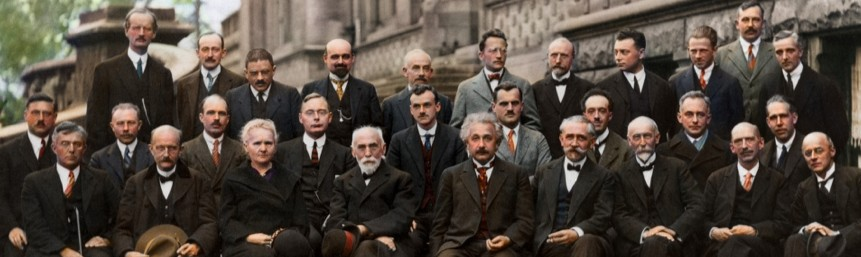
#> input picture SourceCode/faces.jpg, 861 x 257 px, given in place of the camera
$ python Detector_20181224115134.py
#> lines starting #> are read from the running program, lines starting #| are printed output that depends on the picture
### SourceCode/Utils.py
import numpy as np
from PIL import Image
from HaarLikeFeature import FeatureType
from functools import partial
import os
import cv2
from random import shuffle
import pickle
from sklearn.cluster import MeanShift


# [10 lines left out: function loadImages, not called in this run]

def varianceNormalize(img):
    #img = img - img.mean()
    img_std = img.std()
    if(img_std):
        return (img/img.std())
    else:
        return img

# [24 lines left out: functions saveObject, loadObject, preProcess, not called in this run]

def meanShift(points):
    clustering = MeanShift().fit(points)
    return clustering.cluster_centers_


# [55 lines left out: function non_max_suppression_fast, not called in this run]

'''
def reconstruct(classifiers, img_size):
    """
    Creates an image by putting all given classifiers on top of each other
    producing an archetype of the learned class of object.
    """
    image = np.zeros(img_size)
    for c in classifiers:
        # map polarity: -1 -> 0, 1 -> 1
        polarity = pow(1 + c.polarity, 2)/4
        if c.type == FeatureType.TWO_VERTICAL:
            for x in range(c.width):
                sign = polarity
                for y in range(c.height):
                    if y >= c.height/2:
                        sign = (sign + 1) % 2
                    image[c.top_left[1] + y, c.top_left[0] + x] += 1 * sign * c.weight
        elif c.type == FeatureType.TWO_HORIZONTAL:
            sign = polarity
            for x in range(c.width):
                if x >= c.width/2:
                    sign = (sign + 1) % 2
                for y in range(c.height):
                    image[c.top_left[0] + x, c.top_left[1] + y] += 1 * sign * c.weight
        elif c.type == FeatureType.THREE_HORIZONTAL:
            sign = polarity
            for x in range(c.width):
                if x % c.width/3 == 0:
                    sign = (sign + 1) % 2
                for y in range(c.height):
                    image[c.top_left[0] + x, c.top_left[1] + y] += 1 * sign * c.weight
        elif c.type == FeatureType.THREE_VERTICAL:
            for x in range(c.width):
                sign = polarity
                for y in range(c.height):
                    if x % c.height/3 == 0:
                        sign = (sign + 1) % 2
                    image[c.top_left[0] + x, c.top_left[1] + y] += 1 * sign * c.weight
        elif c.type == FeatureType.FOUR:
            sign = polarity
            for x in range(c.width):
                if x % c.width/2 == 0:
                    sign = (sign + 1) % 2
                for y in range(c.height):
                    if x % c.height/2 == 0:
                        sign = (sign + 1) % 2
                    image[c.top_left[0] + x, c.top_left[1] + y] += 1 * sign * c.weight
    image -= image.min()
    image /= image.max()
    image *= 255
    result = Image.fromarray(image.astype(np.uint8))
    return result
'''

### SourceCode/Cascade.py
import AdaBoost as AB
import os
import numpy as np
from math import log
from random import shuffle
import Utils

class Cascade(object):
    def __init__(self,path="../Cascade"):
        self.stages = []
        self.stages_num=0
        self.achieved_fpr_dr = [1.0,1.0]
        self.cascade_path = path
        self.read_prev_stages(path)

    def read_prev_stages(self,path):
        try:
            for stage_file in sorted(os.listdir(path)):
                stage = Utils.loadObject(path+stage_file)
                self.stages.append(stage)
                print(stage_file +" (fpr,dr) = {1}".format(len(self.stages),stage.fpr_dr))
            self.stages_num = len(self.stages)
            if(self.stages_num>0):
                self.achived_fpr_dr = self.stages[-1].fpr_dr # actually stage fpr_dr is all cascade fpr_dr till that stage
            else:
                print("No previous stages read ...")
        except:
            print("No previous stages read ...")
            return

    # [43 lines left out: function train, not called in this run]


    def predict(self,iis):
        """
        This fucntion take list of integral images
        return indices where face exist
        """
        iis=np.array(iis)
        iis_indicies = np.array(range(len(iis)))
        for stage in self.stages:
            result = stage.predict(iis[iis_indicies])
            iis_indicies = iis_indicies[result]
        return iis_indicies

    # [9 lines left out: function evaluate, not called in this run]


### SourceCode/.history/Detector_20181224115134.py
from IntegralImage import toIntegralImage as toII
import cv2
import numpy as np
import random
from sklearn.cluster import MeanShift
from Cascade import Cascade
import itertools
import Utils
from math import floor
from functools import partial
from multiprocessing import Pool
base_detector_width = 24.

# [11 lines left out: function preProcess, not called in this run]

def meanShift(points):
    clustering = MeanShift().fit(points)
    return clustering.cluster_centers_

# [55 lines left out: function non_max_suppression_fast, not called in this run]


def detect(image,Evaluator):
    w_h_pairs=[]
    all_detected_squares = []
    w = 100 # width and height are equals as i will scan image in squares
    h = 100
    offset_w = 30
    offset_h = 30
    image_parts_ranges=[]
    image_parts_values=[]
    while(h < image.shape[0] and w<image.shape[1]):
        r = list(range(0, image.shape[0]-h-1,int(offset_h)))
        c = list(range(0,image.shape[1]-w-1,int(offset_w)))
        new_range =  list(itertools.product(r, c))
        image_parts_ranges += list(itertools.product(r, c))
        image_parts_values += list(map(lambda p: np.array(image[p[0]:p[0]+h, p[1]:p[1]+w]),new_range))
        offset_w -=2
        offset_h -=2
        w = int(round(w*1.25))
        h = int(round(h*1.25))

    # [9 lines of commented-out code are left out]
    print("Processing...")
    ii_parts_values =[cv2.integral(Utils.varianceNormalize(cv2.resize(img,(24,24))))[1:,1:] for img in image_parts_values]
    print("Detectiong...")
    all_detected_squares = [(image_parts_ranges[i],image_parts_values[i].shape) for i in Evaluator.predict(ii_parts_values)]
    print("Done...")
    return all_detected_squares

'''
def detectScaleDetector(ii,Evaluator):
    w_h_pairs=[]
    all_detected_squares = []
    w = 80 # width and height are equals as i will scan image in squares
    h = int(1.25*(w))
    offset_w = 10
    offset_h = 10
    ii_parts_ranges=[]
    ii_parts_values=[]
    while(w < ii.shape[0] and w<ii.shape[1]):
        r = list(range(0, ii.shape[0]-h,offset_h))
        c = list(range(0,ii.shape[1]-w,offset_w))
        ii_parts_ranges = list(itertools.product(r, c))
        ii_parts_values = list(map(lambda p: ii[p[0]:p[0]+h, p[1]:p[1]+w],ii_parts_ranges))
        ii_parts_values = [cv2.resize(ii,(24,24)) for ii in ii_parts_values]
        all_detected_squares += [ii_parts_ranges[i] for i in Evaluator.predict(ii_parts_values,(1,1)] #(w/24.,h/24.)
        offset_w += 1
        offset_h += 1
        if(len(all_detected_squares)):
            w_h_pairs.append((len(all_detected_squares), w,h))
        w = int(round(w*1.5))
    return all_detected_squares,w_h_pairs
'''

def main():
    Evaluator = Cascade('../Cascade/')
    cap = cv2.VideoCapture(0)
    while(True):
        ret,frame = cap.read()
#> frame is the input picture: shape (257, 861, 3); mean B, G, R 61.6, 70.7, 81.1
        gray = cv2.cvtColor(frame, cv2.COLOR_BGR2GRAY)
        #cv2.imshow('frame',gray)
        #cv2.waitKey(0);
        gray = cv2.blur(gray,(5,5))
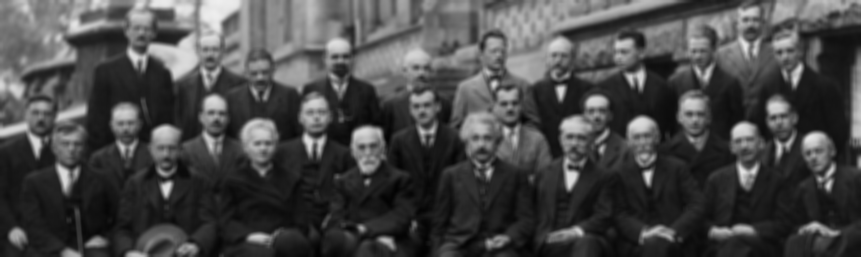
#> gray: shape (257, 861); min 2, max 239, mean 72.8
        recs = detect(gray,Evaluator)
#> after the loop in detect, `while(h < image.shape[0] and w<image.shape[1]):`: image_parts_ranges = 515 pairs, first value 0 to 150, second value 0 to 750; offset_h = 20
#> in varianceNormalize, `img_std = img.std()`: img_std = 43.33
#> in varianceNormalize (call 36), `img_std = img.std()`: img_std = 51.74
#> in varianceNormalize (call 36), `return (img/img.std())`:
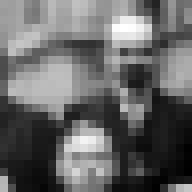
#> returned value: shape (24, 24) float64 (shown 8 times larger); min 0.193, max 4.21, mean 1.82; drawn with min black and max white
#> in varianceNormalize (call 37), `img_std = img.std()`: img_std = 51.49
#> in varianceNormalize (call 37), `return (img/img.std())`:
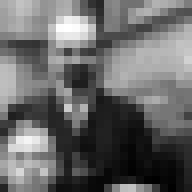
#> returned value: shape (24, 24) float64 (shown 8 times larger); min 0.136, max 4.23, mean 1.82; drawn with min black and max white
#> in varianceNormalize (call 38), `img_std = img.std()`: img_std = 52.21
#> in varianceNormalize (call 38), `return (img/img.std())`:
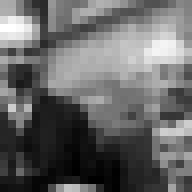
#> returned value: shape (24, 24) float64 (shown 8 times larger); min 0.153, max 4.18, mean 1.78; drawn with min black and max white
#> in varianceNormalize (call 39), `img_std = img.std()`: img_std = 46.99
#> in varianceNormalize (call 39), `return (img/img.std())`:
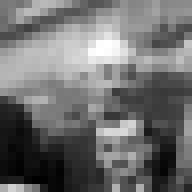
#> returned value: shape (24, 24) float64 (shown 8 times larger); min 0.149, max 4.43, mean 2.02; drawn with min black and max white
#> in varianceNormalize (call 40), `img_std = img.std()`: img_std = 41.97
#> in varianceNormalize (call 40), `return (img/img.std())`:
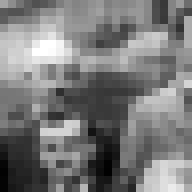
#> returned value: shape (24, 24) float64 (shown 8 times larger); min 0.238, max 4.96, mean 2.5; drawn with min black and max white
#> in detect, `ii_parts_values =[cv2.integral(Utils.varianceNormalize(cv2.resize(img,..`: ii_parts_values = 515 items
#> in predict, `iis_indicies = np.array(range(len(iis)))`: iis_indicies = 515 values from 0 to 514
#> in detect, `all_detected_squares = [(image_parts_ranges[i],image_parts_values[i].s..`: all_detected_squares = 515 items
#> recs = 515 items
        #recs,w_h_pairs = detectFast(toII(Utils.varianceNormalize(gray)),Evaluator)
        recs = np.array([[recs[i][0][1],recs[i][0][0],recs[i][0][1]+recs[i][1][1],recs[i][0][0]+recs[i][1][0]] for i in range(len(recs))])
#> recs = 515 rows, first 6: [0, 0, 100, 100], [30, 0, 130, 100], [60, 0, 160, 100], [90, 0, 190, 100], [120, 0, 220, 100], [150, 0, 250, 100]
        #recs = non_max_suppression_fast(recs,.1)
        [cv2.rectangle(frame,(rec[0],rec[1]),(rec[2],rec[3]), (255, 0, 0), 2) for rec in recs ]
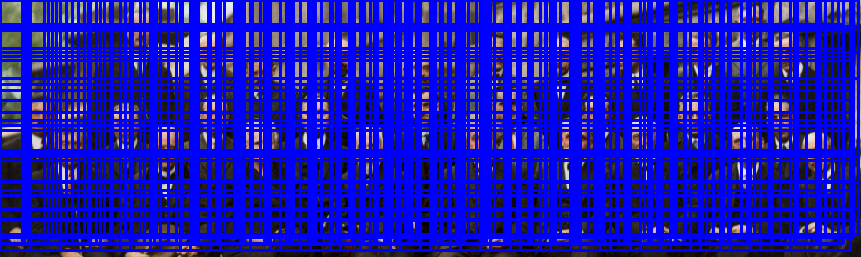
#> frame: shape (257, 861, 3); mean B, G, R 200.1, 19.7, 22.5
        cv2.imshow('frame',frame)

        if(cv2.waitKey(1) & 0xFF == ord('q')):
#> (key q is pressed here)
            break

    cap.release()
    cv2.destroyAllWindows()

if __name__ == "__main__":
    main()


"""
    Take raw frame before any previos processiong just in gray lvl
    return hand's postion as x,y,w,h

    w=30
    h=30
    doubts=[]
    imagnge(len(res)):
        if(res[i]==1):
                doubts.append(pos_of_images_to_detect[i])
                doubts2.append(rec_of_images_to_detect[i])
    print("Num of Scanned:{0}\nNum of TP:{1}\nNum of FN:{2}\n ".format(len(res),sum(res),len(res)-sum(res)))
    return doubts,nonMaxSuppression(doubts2,0.1)
    #return nonMaxSuppression(doubts,0.1)
    '''
    true_point=(0,0)
    true_point_doubts=0
    for x in range(0,gray.shape[0],40):
            for y in range(0,gray.shape[1],40):
                tmp_point_doubts=0
                for doubt in doubts:
                    if(doubt[2]>=x>=doubt[0] and doubt[3]>=y>=doubt[1]):
                        tmp_point_doubts+=1
                if(tmp_point_doubts>true_point_doubts):
                    true_point=(y,x)
                    true_point_doubts=tmp_point_doubts
    return true_point
    '''es_to_detect=[]
    pos_of_images_to_detect=[]
    rec_of_images_to_detect=[]
    while(True):
        if(w >=gray.shape[0]):
            break
        w=int(w*2)
        h=int(h*2)
        for r in range(0,gray.shape[0]-h+1,15):
            for c in range(0,gray.shape[1]-w+1,15):
                #TODO scalling feature instead of resising image
                new = cv2.resize(gray[r:r+h,c:c+w],(28,28))
                #new = preProcess(new,1.2)
                #cv2.imshow('new',new)
                #cv2.waitKey(0)
                images_to_detect.append(new)
                rec_of_images_to_detect.append((c,r,c+w,r+w)) #append postions not as row and colums
                pos_of_images_to_detect.append((int(c+w/2),int(r+w/2))) #append postions not as row and colums

    images_ii_to_detect = list(map(toII, images_to_detect))
    res = sc.predict(images_ii_to_detect)
    doubts2=[]
"""
